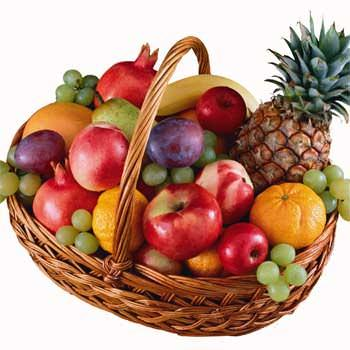
#> input picture 5210411135/image/fruit.jpg, 350 x 350 px, found by its file name
$ python translasi.py
#> lines starting #> are read from the running program, lines starting #| are printed output that depends on the picture
import cv2
import numpy as np
import time

# membaca gambar
img = cv2.imread("D:/Citra Digital Praktik/5210411135/image/fruit.jpg")
#> img is the input picture: shape (350, 350, 3); mean B, G, R 125.1, 143.7, 185.9
cvimg = img.copy()

row, column = img.shape[:2]
#> row = 350; column = 350
newImg = np.uint8(np.zeros((row, column, 3))).astype(np.uint8)

# translasi
hor = 20
ver = 20

# opencv
cvstart = time.time()
t = np.float32([[1, 0, hor], [0, 1, ver]])
cvTranslasi = cv2.warpAffine(cvimg, t, (column, row))
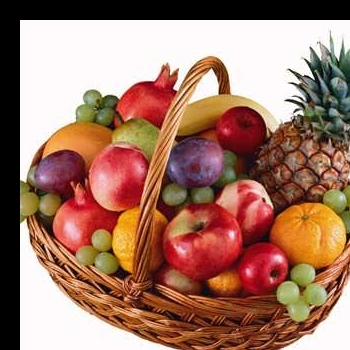
#> cvTranslasi: shape (350, 350, 3); mean B, G, R 101.9, 119.7, 161.5
cv2.imshow("translasi opencv", cvTranslasi)
cvend = time.time()

# manual
mnstart = time.time()
for i in range(row):
    for j in range(column):
        if (0 <= i + ver < row) and (0 <= j + hor < column):
            newImg[i + ver, j + hor] = img[i, j]
cv2.imshow("translasi manual", newImg)
mnend = time.time()

cv2.waitKey()
print(f"opencv \t:{cvend - cvstart}\nmanual \t:{mnend - mnstart}")

$ run again, with 5210411135/image/minusbucket.jpg copied over 5210411135/image/fruit.jpg
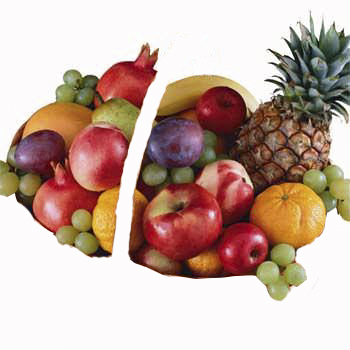
#> input picture 5210411135/image/minusbucket.jpg, 350 x 350 px, found by its file name
#> img is the input picture: shape (350, 350, 3); mean B, G, R 161.3, 172.3, 196.9
#> `cvTranslasi = cv2.warpAffine(cvimg, t, (column, row))`:
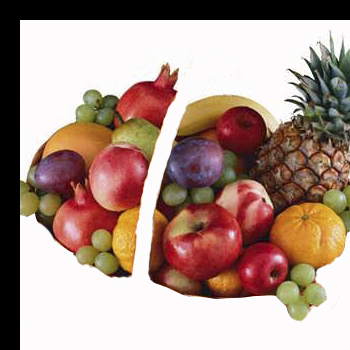
#> cvTranslasi: shape (350, 350, 3); mean B, G, R 136.6, 147.1, 171.8
